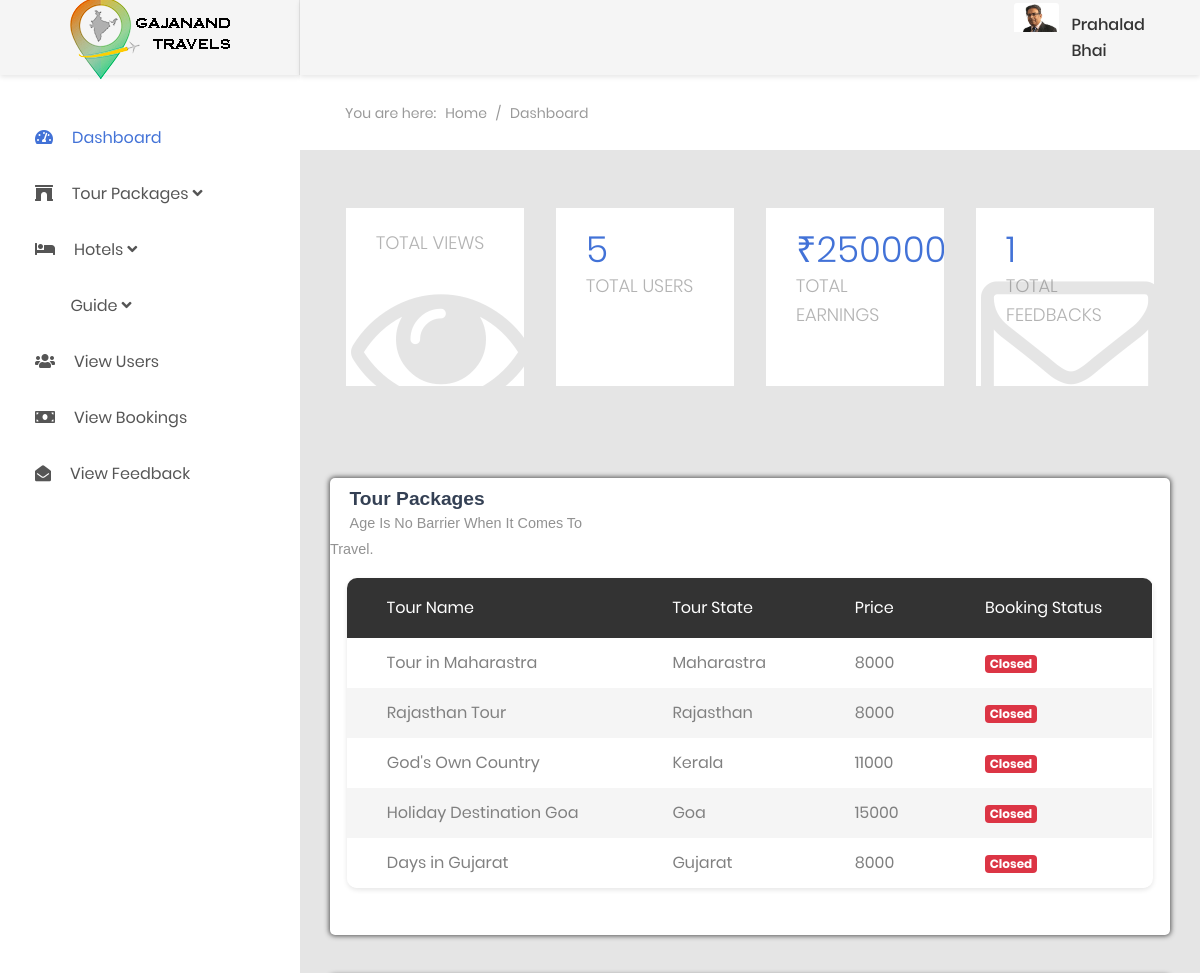
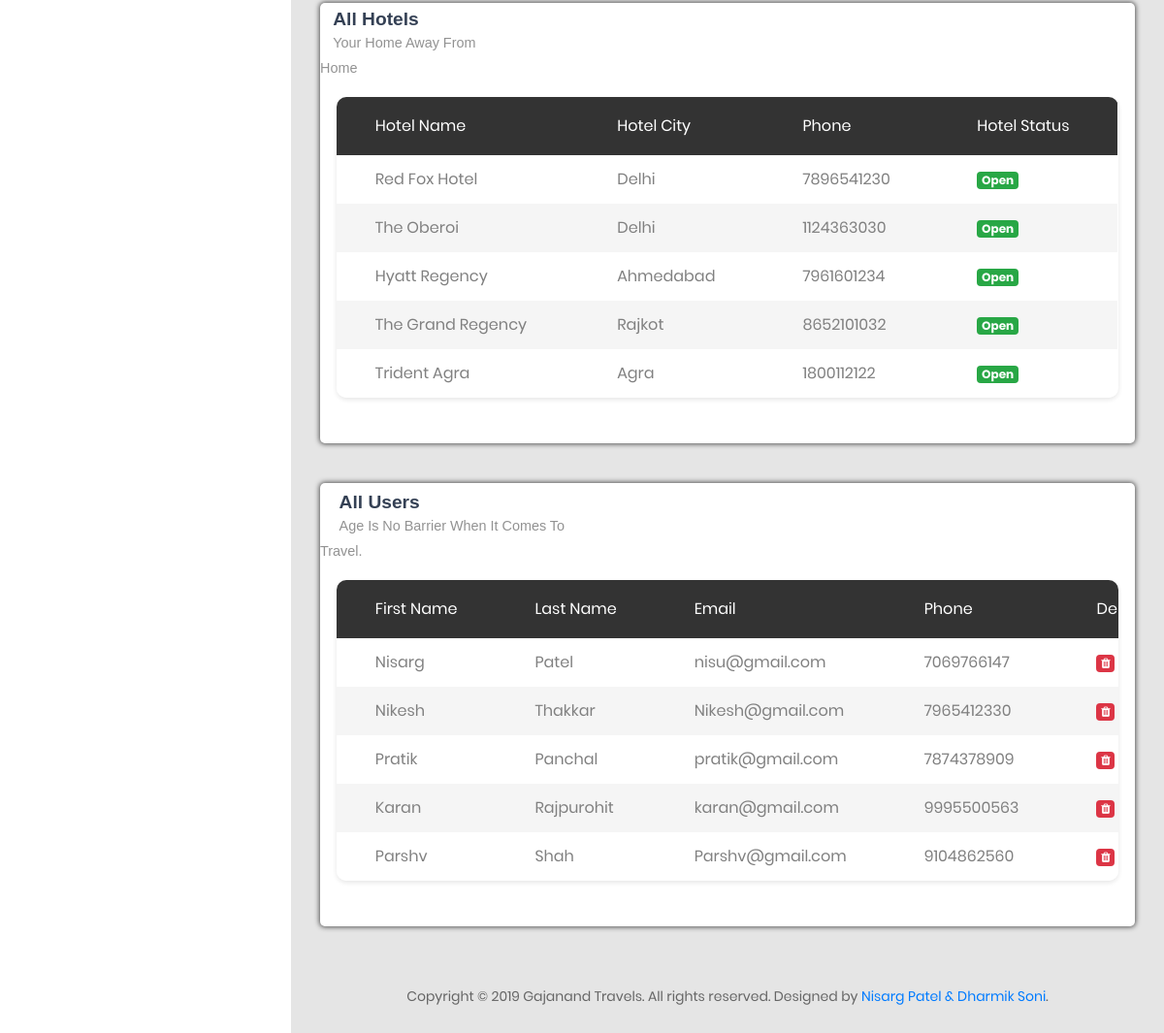
Page /admin/home.php on the committed database (2 pictures, top to bottom).
### tables this page shows
CREATE TABLE IF NOT EXISTS `package_info` (
  `Package_Id` int(3) NOT NULL AUTO_INCREMENT,
  `Package_Name` varchar(50) NOT NULL,
  `State` varchar(30) NOT NULL,
  `City` varchar(30) NOT NULL,
  `Detail_Id` int(3) NOT NULL,
  PRIMARY KEY (`Package_Id`),
  KEY `Detail_Id` (`Detail_Id`)
);

CREATE TABLE IF NOT EXISTS `package_detail` (
  `Id` int(3) NOT NULL AUTO_INCREMENT,
  `Start` date NOT NULL,
  `End` date NOT NULL,
  `Duration` varchar(20) NOT NULL,
  `Price` int(10) NOT NULL,
  `Detail` text NOT NULL,
  `State` varchar(20) NOT NULL,
  `Map` varchar(255) NOT NULL,
  KEY `Id` (`Id`),
  KEY `Id_2` (`Id`)
);

CREATE TABLE IF NOT EXISTS `hotel_info` (
  `Id` int(3) NOT NULL AUTO_INCREMENT,
  `Hotel_Name` varchar(50) NOT NULL,
  `Hotel_Type` varchar(10) NOT NULL,
  `Hotel_Detail` text NOT NULL,
  `Hotel_State` varchar(30) NOT NULL,
  `Hotel_City` varchar(30) NOT NULL,
  `Total_Room` int(5) NOT NULL,
  `Hotel_Price` int(20) NOT NULL,
  `Check_In` varchar(30) NOT NULL,
  `Check_Out` varchar(30) NOT NULL,
  `Hotel_Mail` varchar(30) NOT NULL,
  `Hotel_Number` varchar(10) NOT NULL,
  `Hotel_Map` varchar(255) NOT NULL,
  `Package_Id` int(3) NOT NULL,
  KEY `Id` (`Id`),
  KEY `Id_2` (`Id`),
  KEY `Package_Id` (`Package_Id`)
);

CREATE TABLE IF NOT EXISTS `user_info` (
  `Id` int(3) NOT NULL AUTO_INCREMENT,
  `First_Name` varchar(50) NOT NULL,
  `Last_Name` varchar(50) NOT NULL,
  `Email` varchar(50) NOT NULL,
  `Password` varchar(15) NOT NULL,
  `Number` varchar(10) NOT NULL,
  KEY `Id` (`Id`)
);

### admin/home.php (the view, shortened to what the rows shown need)
<?php
    include('package_table.php');
    include('hotel_table.php');
    include('user_table.php');
    include('three_box.php');
 ?>
<!DOCTYPE html>
<html lang="en">
<head>
    <link href="css/font-face.css" rel="stylesheet" media="all">
    <link href="vendor/font-awesome-4.7/css/font-awesome.min.css" rel="stylesheet" media="all">
    <link href="vendor/font-awesome-5/css/fontawesome-all.min.css" rel="stylesheet" media="all">
    <link href="vendor/mdi-font/css/material-design-iconic-font.min.css" rel="stylesheet" media="all">
    <link href="vendor/bootstrap-4.1/bootstrap.min.css" rel="stylesheet" media="all">
    <link href="vendor/animsition/animsition.min.css" rel="stylesheet" media="all">
    <link href="vendor/bootstrap-progressbar/bootstrap-progressbar-3.3.4.min.css" rel="stylesheet" media="all">
    <link href="vendor/wow/animate.css" rel="stylesheet" media="all">
    <link href="vendor/css-hamburgers/hamburgers.min.css" rel="stylesheet" media="all">
    <link href="vendor/slick/slick.css" rel="stylesheet" media="all">
    <link href="vendor/select2/select2.min.css" rel="stylesheet" media="all">
    <link href="vendor/perfect-scrollbar/perfect-scrollbar.css" rel="stylesheet" media="all">
<link rel='stylesheet' href='https://use.fontawesome.com/releases/v5.7.0/css/all.css'>
    <link rel="stylesheet" href="https://cdnjs.cloudflare.com/ajax/libs/font-awesome/4.7.0/css/font-awesome.min.css">
    <link href="css/theme.css" rel="stylesheet" media="all">
    <link href="css/my1.css" rel="stylesheet" media="all">
</head>
<body class="animsition">
    <div class="page-wrapper">
        <div class="page-container">
            <section class="statistic">
                <div class="section__content section__content--p30">
                    <div class="container-fluid">
                        <div class="row">
                            <div class="col-md-6 col-lg-3">
                                <div class="statistic__item">
                                    <h2 class="number"><?php echo $user_count_rows; ?> </h2>
                                </div>
                            </div>
                            <div class="col-md-6 col-lg-3">
                                <div class="statistic__item">
                                    <h2 class="number">&#8377;<?php echo $tot_earning ?></h2>
                                </div>
                            </div>
                            <div class="col-md-6 col-lg-3">
                                <div class="statistic__item">
                                    <h2 class="number"><?php echo $feedback_count_rows; ?></h2>
                                </div>
                            </div>
                        </div>
                    </div>
                </div>
            </section>
            <div class="main-content">
                <div class="section__content section__content--p30">
                    <div class="container-fluid">
                        <div class="row rrow" style="margin-top: -8%;">
                            <div class="col-lg-18" style="width: 100%; padding: 2%;">
                                <div class="table-responsive table--no-card m-b-30">
                                    <table class="table table-borderless table-striped table-earning">
                                        <thead>
                                            <tr>
                                              <th scope="col">Tour Name</th>
                                              <th scope="col">Tour State</th>
                                              <th scope="col">Price</th>
                                              <th scope="col">Booking Status</th>
                                            </tr>
                                        </thead>
                                        <tbody>
                                    <?php
                                        while($package_detail_data = mysqli_fetch_array($package_detail_rs)){
                                            $endDate = $package_detail_data['End'];
                                            $current = date("Y-m-d");
                                    ?>
                                           <tr>
                                    <td><?php echo $package_detail_data['Package_Name'];?></td>
                                 <td><?php echo $package_detail_data['State'];?></td>
                                 <td><?php echo $package_detail_data['Price'];?></td>
                              <td>
                                        <?php
                                                if ($endDate<$current) {
                                                    echo "<span class='badge badge-danger'>Closed</span>";
                                                }
                                                else {
                                                    echo "<span class='badge badge-success'>Active</span>";
                                                }
                                        ?>
                                    </td>
                            </tr>
                                <?php
                                }
                                ?>
                                        </tbody>
                                    </table>
                                </div>
                            </div>
                        </div>
                        <div class="row rrow">
                            <div class="col-lg-18" style="width: 100%; padding: 2% ">
                                <div class="table-responsive table--no-card m-b-30">
                                    <table class="table table-borderless table-striped table-earning">
                                        <thead>
                                            <tr>
                              <th scope="col">Hotel Name</th>
                              <th scope="col">Hotel City</th>
                              <th scope="col">Phone</th>
                              <th scope="col">Hotel Status</th>
                            </tr>
                          </thead>
                          <tbody>
                                <?php
                                    while($hotel_detail_data = mysqli_fetch_array($hotel_detail_rs)){
                                 ?>
                            <tr>
                              <td><?php echo $hotel_detail_data['Hotel_Name'];?></td>
                              <td><?php echo $hotel_detail_data['Hotel_City'];?></td>
                              <td><?php echo $hotel_detail_data['Hotel_Number'];?></td>
                              <td><span class="badge badge-success">Open</span></td>
                            </tr>
                                <?php
                                }
                                ?>
                                        </tbody>
                                    </table>
                                </div>
                            </div>
                        </div>
                        <div class="row rrow">
                            <div class="col-lg-18" style="width: 100%; padding: 2%; ">
                                <div class="table-responsive table--no-card m-b-30">
                                    <table class="table table-borderless table-striped table-earning">
                                        <thead>
                                             <tr>
                                                <th scope="col">First Name</th>
                                                <th scope="col">Last Name</th>
                                                <th scope="col">Email</th>
                                                <th scope="col">Phone</th>
                                                <th scope="col">Delete</th>
                                            </tr>
                                        </thead>
                                        <tbody>
                                            <?php
                                                while($user_detail_data = mysqli_fetch_array($user_detail_rs)){
                                             ?>
                                        <form method="post">
                                            <tr>
                                                <td><?php echo $user_detail_data['First_Name'];?></td>
                                                <td><?php echo $user_detail_data['Last_Name'];?></td>
                                                <td><?php echo $user_detail_data['Email'];?></td>
                                                <td><?php echo $user_detail_data['Number'];?></td>
                                                <td><span class="badge badge-danger" name="delUser" style="cursor:pointer;"><i class="fa fa-trash"></i></span></td>
                                            </tr>
                                        </form>
                                            <?php
                                        }
                                        ?>
                                        </tbody>
                                    </table>
                                </div>
                            </div>
                        </div>
                    </div>
                </div>
            </div>
        </div>
    </div>
</body>
</html>

### rows in the picture
package_info: Package_Name "Tour in Maharastra", State "Maharastra", Detail_Id.Price "8000"
package_info: Package_Name "Rajasthan Tour", State "Rajasthan", Detail_Id.Price "8000"
package_info: Package_Name "God's Own Country", State "Kerala", Detail_Id.Price "11000"
package_info: Package_Name "Holiday Destination Goa", State "Goa", Detail_Id.Price "15000"
package_info: Package_Name "Days in Gujarat", State "Gujarat", Detail_Id.Price "8000"
hotel_info: Hotel_Name "Red Fox Hotel", Hotel_City "Delhi", Hotel_Number "7896541230"
hotel_info: Hotel_Name "The Oberoi", Hotel_City "Delhi", Hotel_Number "1124363030"
hotel_info: Hotel_Name "Hyatt Regency", Hotel_City "Ahmedabad", Hotel_Number "7961601234"
hotel_info: Hotel_Name "The Grand Regency", Hotel_City "Rajkot", Hotel_Number "8652101032"
hotel_info: Hotel_Name "Trident Agra", Hotel_City "Agra", Hotel_Number "1800112122"
user_info: First_Name "Nisarg", Last_Name "Patel", Email "nisu@gmail.com", Number "7069766147"
user_info: First_Name "Nikesh", Last_Name "Thakkar", Email "Nikesh@gmail.com", Number "7965412330"
user_info: First_Name "Pratik", Last_Name "Panchal", Email "pratik@gmail.com", Number "7874378909"
user_info: First_Name "Karan", Last_Name "Rajpurohit", Email "karan@gmail.com", Number "9995500563"
user_info: First_Name "Parshv", Last_Name "Shah", Email "Parshv@gmail.com", Number "9104862560"

### other values in the picture
$user_count_rows "5"
$tot_earning "250000"
$feedback_count_rows "1"
